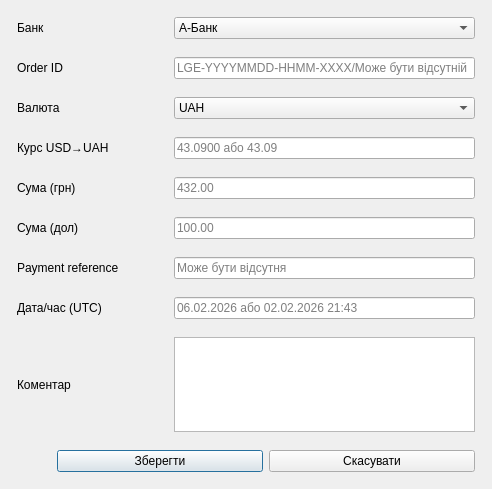
<?xml version="1.0" encoding="UTF-8"?>
<ui version="4.0">
 <class>payment_add</class>
 <widget class="QDialog" name="payment_add">
  <property name="geometry">
   <rect>
    <x>0</x>
    <y>0</y>
    <width>492</width>
    <height>489</height>
   </rect>
  </property>
  <property name="windowTitle">
   <string>Ввід виписки банка</string>
  </property>
  <property name="windowIcon">
   <iconset resource="../resources.qrc">
    <normaloff>:/office/icons/lgeoffice_gpt_24x24.png</normaloff>:/office/icons/lgeoffice_gpt_24x24.png</iconset>
  </property>
  <property name="modal">
   <bool>true</bool>
  </property>
  <layout class="QVBoxLayout" name="verticalLayout" stretch="0,0,0,0,1,0,1,1,4,2">
   <item>
    <layout class="QHBoxLayout" name="horizontalLayout_0" stretch="1,2">
     <property name="leftMargin">
      <number>6</number>
     </property>
     <property name="topMargin">
      <number>6</number>
     </property>
     <property name="rightMargin">
      <number>6</number>
     </property>
     <property name="bottomMargin">
      <number>6</number>
     </property>
     <item>
      <widget class="QLabel" name="lblbank">
       <property name="text">
        <string>Банк</string>
       </property>
      </widget>
     </item>
     <item>
      <widget class="QComboBox" name="comboBank">
       <item>
        <property name="text">
         <string>A-Банк</string>
        </property>
       </item>
      </widget>
     </item>
    </layout>
   </item>
   <item>
    <layout class="QHBoxLayout" name="horizontalLayout_1" stretch="1,2">
     <property name="leftMargin">
      <number>6</number>
     </property>
     <property name="topMargin">
      <number>6</number>
     </property>
     <property name="rightMargin">
      <number>6</number>
     </property>
     <property name="bottomMargin">
      <number>6</number>
     </property>
     <item>
      <widget class="QLabel" name="lblOrderId">
       <property name="text">
        <string>Order ID</string>
       </property>
      </widget>
     </item>
     <item>
      <widget class="QLineEdit" name="editOrderId">
       <property name="placeholderText">
        <string>LGE-YYYYMMDD-HHMM-XXXX/Може бути відсутній</string>
       </property>
      </widget>
     </item>
    </layout>
   </item>
   <item>
    <layout class="QHBoxLayout" name="horizontalLayout_3" stretch="1,2">
     <property name="leftMargin">
      <number>6</number>
     </property>
     <property name="topMargin">
      <number>6</number>
     </property>
     <property name="rightMargin">
      <number>6</number>
     </property>
     <property name="bottomMargin">
      <number>6</number>
     </property>
     <item>
      <widget class="QLabel" name="lblCurrency">
       <property name="text">
        <string>Валюта</string>
       </property>
      </widget>
     </item>
     <item>
      <widget class="QComboBox" name="comboCurrency">
       <item>
        <property name="text">
         <string>UAH</string>
        </property>
       </item>
       <item>
        <property name="text">
         <string>USD</string>
        </property>
       </item>
      </widget>
     </item>
    </layout>
   </item>
   <item>
    <layout class="QHBoxLayout" name="horizontalLayout" stretch="1,2">
     <property name="leftMargin">
      <number>6</number>
     </property>
     <property name="topMargin">
      <number>6</number>
     </property>
     <property name="rightMargin">
      <number>6</number>
     </property>
     <property name="bottomMargin">
      <number>6</number>
     </property>
     <item>
      <widget class="QLabel" name="lblFxRate">
       <property name="text">
        <string>Курс USD→UAH</string>
       </property>
      </widget>
     </item>
     <item>
      <widget class="QLineEdit" name="editFxRate">
       <property name="placeholderText">
        <string>43.0900 або 43.09</string>
       </property>
      </widget>
     </item>
    </layout>
   </item>
   <item>
    <layout class="QHBoxLayout" name="horizontalLayout_2" stretch="1,2">
     <property name="leftMargin">
      <number>6</number>
     </property>
     <property name="topMargin">
      <number>6</number>
     </property>
     <property name="rightMargin">
      <number>6</number>
     </property>
     <property name="bottomMargin">
      <number>6</number>
     </property>
     <item>
      <widget class="QLabel" name="lblAmount">
       <property name="text">
        <string>Сума (грн)</string>
       </property>
      </widget>
     </item>
     <item>
      <widget class="QLineEdit" name="edit_card_amount">
       <property name="placeholderText">
        <string>432.00</string>
       </property>
      </widget>
     </item>
    </layout>
   </item>
   <item>
    <layout class="QHBoxLayout" name="horizontalLayout_5" stretch="1,2">
     <property name="leftMargin">
      <number>6</number>
     </property>
     <property name="topMargin">
      <number>6</number>
     </property>
     <property name="rightMargin">
      <number>6</number>
     </property>
     <property name="bottomMargin">
      <number>6</number>
     </property>
     <item>
      <widget class="QLabel" name="lblBankTxId">
       <property name="text">
        <string>Сума (дол)</string>
       </property>
      </widget>
     </item>
     <item>
      <widget class="QLineEdit" name="edit_op_amount">
       <property name="placeholderText">
        <string>100.00</string>
       </property>
      </widget>
     </item>
    </layout>
   </item>
   <item>
    <layout class="QHBoxLayout" name="horizontalLayout_4" stretch="1,2">
     <property name="leftMargin">
      <number>6</number>
     </property>
     <property name="topMargin">
      <number>6</number>
     </property>
     <property name="rightMargin">
      <number>6</number>
     </property>
     <property name="bottomMargin">
      <number>6</number>
     </property>
     <item>
      <widget class="QLabel" name="lblPaymentRef">
       <property name="text">
        <string>Payment reference</string>
       </property>
      </widget>
     </item>
     <item>
      <widget class="QLineEdit" name="editPaymentRef">
       <property name="placeholderText">
        <string>Може бути відсутня</string>
       </property>
      </widget>
     </item>
    </layout>
   </item>
   <item>
    <layout class="QHBoxLayout" name="horizontalLayout_6" stretch="1,2">
     <property name="leftMargin">
      <number>6</number>
     </property>
     <property name="topMargin">
      <number>6</number>
     </property>
     <property name="rightMargin">
      <number>6</number>
     </property>
     <property name="bottomMargin">
      <number>6</number>
     </property>
     <item>
      <widget class="QLabel" name="lblPaidUtc">
       <property name="text">
        <string>Дата/час (UTC)</string>
       </property>
      </widget>
     </item>
     <item>
      <widget class="QLineEdit" name="editPaidUtc">
       <property name="placeholderText">
        <string>06.02.2026 або 02.02.2026 21:43</string>
       </property>
      </widget>
     </item>
    </layout>
   </item>
   <item>
    <layout class="QHBoxLayout" name="horizontalLayout_7" stretch="1,2">
     <property name="leftMargin">
      <number>6</number>
     </property>
     <property name="topMargin">
      <number>6</number>
     </property>
     <property name="rightMargin">
      <number>6</number>
     </property>
     <property name="bottomMargin">
      <number>6</number>
     </property>
     <item>
      <widget class="QLabel" name="lblNote">
       <property name="text">
        <string>Коментар</string>
       </property>
      </widget>
     </item>
     <item>
      <widget class="QPlainTextEdit" name="editNote"/>
     </item>
    </layout>
   </item>
   <item>
    <layout class="QHBoxLayout" name="horizontalLayout_8" stretch="0,1,1">
     <property name="leftMargin">
      <number>6</number>
     </property>
     <property name="topMargin">
      <number>6</number>
     </property>
     <property name="rightMargin">
      <number>6</number>
     </property>
     <property name="bottomMargin">
      <number>6</number>
     </property>
     <item>
      <spacer name="horizontalSpacer">
       <property name="orientation">
        <enum>Qt::Orientation::Horizontal</enum>
       </property>
       <property name="sizeHint" stdset="0">
        <size>
         <width>40</width>
         <height>20</height>
        </size>
       </property>
      </spacer>
     </item>
     <item>
      <widget class="QPushButton" name="btnOk">
       <property name="text">
        <string>Зберегти</string>
       </property>
       <property name="checkable">
        <bool>true</bool>
       </property>
      </widget>
     </item>
     <item>
      <widget class="QPushButton" name="btnCancel">
       <property name="text">
        <string>Скасувати</string>
       </property>
      </widget>
     </item>
    </layout>
   </item>
  </layout>
 </widget>
 <resources>
  <include location="../resources.qrc"/>
 </resources>
 <connections/>
</ui>
